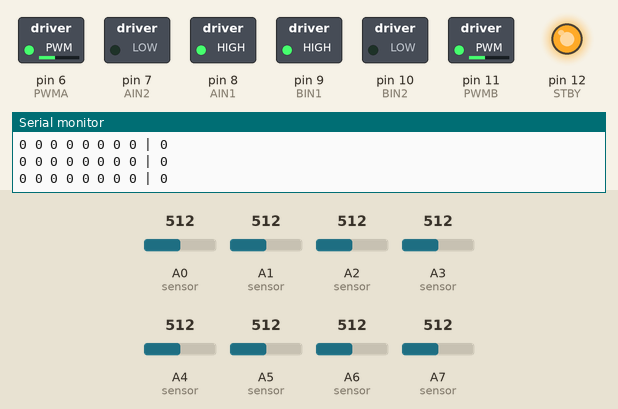
A sketch run on a simulated Arduino Nano, built with avr-gcc and run on an emulated ATmega328P. Parts: switched loads named in the sketch (green lamp = pin HIGH), output pins drawn as LEDs (lit = HIGH), the last lines printed to the serial monitor. The inputs (shaded band) are chosen by the test bench; at power-on: A0 (sensor) = 512, A2 (sensor) = 512, A1 (sensor) = 512, A3 (sensor) = 512, A4 (sensor) = 512, A5 (sensor) = 512, A6 (sensor) = 512, A7 (sensor) = 512.

Above: at 1.2 s.
1.3 s: A0 (sensor) set to 992
2.8 s: A0 (sensor) set to 1017
At 3.2 s:
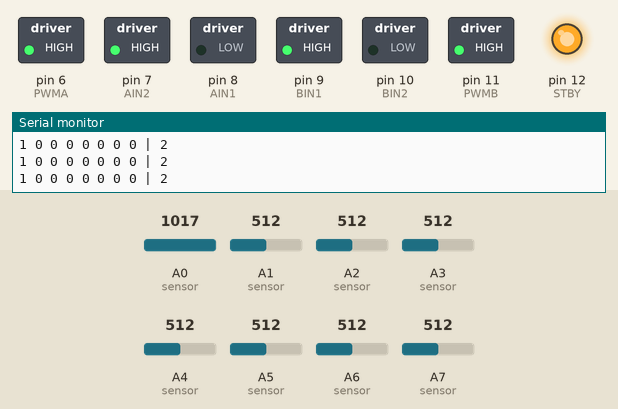
4.3 s: A2 (sensor) set to 984
5.8 s: A2 (sensor) set to 1009
At 6.7 s:
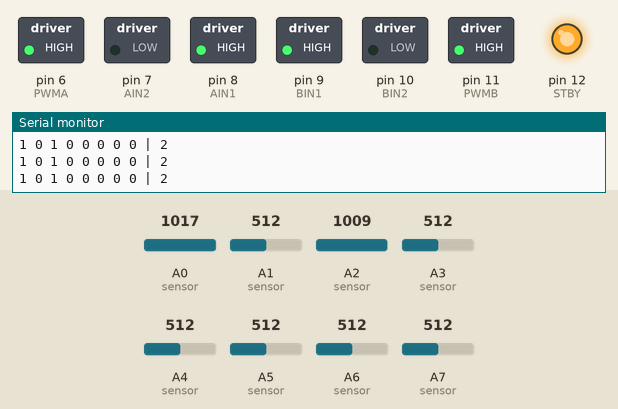
7.3 s: A2 (sensor) set to 992
At 7.8 s:
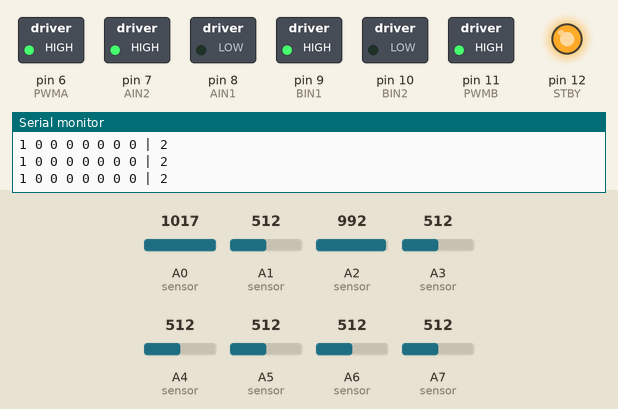
8.8 s: A0 (sensor) set to 990
At 10.2 s:
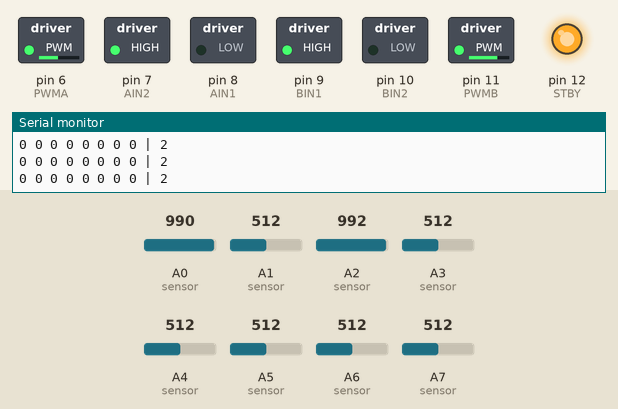
Timing chart, 0 to 11.3 s (numbered marks = the images above; inputs shaded):
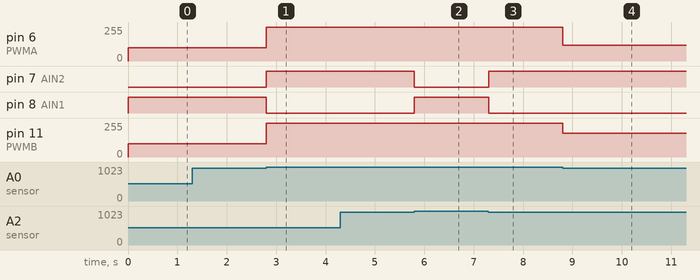

Measured:
- the behaviour switches between 1000 and 1001 on A0 (sensor) (found by bisection; images 0 and 1)
- the behaviour switches between 1000 and 1001 on A2 (sensor) (found by bisection; images 1 and 2)
- after the input at 2.8 s, pin 6 (PWMA), pin 11 (PWMB): 100/255 → 255/255 at once; pin 7 (AIN2): LOW → HIGH at once; pin 8 (AIN1): HIGH → LOW at once
- after the input at 5.8 s, pin 7 (AIN2): HIGH → LOW at once; pin 8 (AIN1): LOW → HIGH at once
- after the input at 7.3 s, pin 7 (AIN2): LOW → HIGH at once; pin 8 (AIN1): HIGH → LOW at once
- after the input at 8.8 s, pin 6 (PWMA): 255/255 → 120/255 at once; pin 11 (PWMB): 255/255 → 180/255 at once

The sketch:

line-following-robot.ino
```cpp
// Line Following Robot

int THRESHOLD = 1000;
int SPEED = 140;

int counter = 0;
int memory = 0;

// Motors
const int AIN1 = 8;  // Motor A
const int AIN2 = 7;  // Motor A
const int PWMA = 6;  // PWM Motor A
const int BIN1 = 9;  // Motor B
const int BIN2 = 10; // Motor B
const int PWMB = 11; // PWM Motor B
const int STBY = 12; // Standby

// Debounce
byte stableReading = 0;
byte previewReading = 0;
int filterCounter = 0;
const int FILTER_THRESHOLD = 3;


// Setup
void setup() {
  Serial.begin(9600);

  pinMode(AIN1, OUTPUT);    // AIN1
  pinMode(AIN2, OUTPUT);    // AIN2
  pinMode(PWMA, OUTPUT);    // PWMA
  pinMode(BIN1, OUTPUT);    // BIN1
  pinMode(BIN2, OUTPUT);    // BIN2
  pinMode(PWMB, OUTPUT);    // PWMB
  pinMode(STBY, OUTPUT);    // STBY

  digitalWrite(STBY, HIGH); // STBY

  moveMotor(0, 0);
}


// Function
void moveMotor(int speedLeft, int speedRight) { // From -255 to 255
  motorController(speedLeft, AIN1, AIN2, PWMA);
  motorController(speedRight, BIN1, BIN2, PWMB);
}

void motorController(int speed, int in1, int in2, int pwm) {

  if (speed == 0) {
    digitalWrite(in1, HIGH);
    digitalWrite(in2, HIGH);
    analogWrite(pwm, 0);
    return;
  }

  // Forward
  if (speed > 0) {
    digitalWrite(in1, HIGH);
    digitalWrite(in2, LOW);
    analogWrite(pwm, constrain(speed, 0, 255));
  } else {
    digitalWrite(in1, LOW);
    digitalWrite(in2, HIGH);
    analogWrite(pwm, constrain(abs(speed), 0, 255));
  }
}

void sensor() {

  byte currentReading = 0;

  if (analogRead(A0) > THRESHOLD) currentReading |= (1 << 7); // Left
  if (analogRead(A1) > THRESHOLD) currentReading |= (1 << 6);
  if (analogRead(A2) > THRESHOLD) currentReading |= (1 << 5);
  if (analogRead(A3) > THRESHOLD) currentReading |= (1 << 4); // Center Left
  if (analogRead(A4) > THRESHOLD) currentReading |= (1 << 3); // Center Right
  if (analogRead(A5) > THRESHOLD) currentReading |= (1 << 2);
  if (analogRead(A6) > THRESHOLD) currentReading |= (1 << 1);
  if (analogRead(A7) > THRESHOLD) currentReading |= (1 << 0); // Right

  // Debounce filter
  if (currentReading == previewReading) {
    filterCounter++;
    if (filterCounter >= FILTER_THRESHOLD) stableReading = currentReading;
  } else {
    filterCounter = 0;
    previewReading = currentReading;
  }

  stableReading = currentReading;

  switch (stableReading) {

    // Center
    case 0b00011000:
    case 0b00010000:
    case 0b00001000:
      moveMotor(255, 255);
    break;

    // Right
    case 0b00001100:
      // memory = 1; moveMotor(255, 140);
      memory = 1; moveMotor(255, 0);
    break;

    case 0b00000110:
    case 0b00000100:
      // memory = 1; moveMotor(255, 40);
      memory = 1; moveMotor(255, 0);
    break;

    case 0b00000011:
    case 0b00000001:
      // memory = 1; moveMotor(200, -100);
      memory = 1; moveMotor(255, -255);
    break;

    // Left
    case 0b00110000:
      // memory = 2; moveMotor(140, 255);
      memory = 2; moveMotor(0, 255);
    break;

    case 0b01100000:
    case 0b01000000:
      // memory = 2; moveMotor(40, 255);
      memory = 2; moveMotor(0, 255);
    break;

    case 0b11000000:
    case 0b10000000:
      // memory = 2; moveMotor(-100, 200);
      memory = 2; moveMotor(-255, 255);
    break;


    // Stop
    case 0b11111111:
      // moveMotor(0, 0);
      moveMotor(255, 255);
    break;

    // Flip-Flop
    case 0b00000000:
      if (memory == 1) moveMotor(180, -120);
      else if (memory == 2) moveMotor(-120, 180);
      else moveMotor(100, 100);
    break;

    // Default
    default:
      // moveMotor(120, 120);
      moveMotor(255, 255);
    break;
  }
}

void drawSensor() {
  counter++;
  if (counter >= 150) {
    // Serial.print(analogRead(A0)); Serial.print(" ");
    // Serial.print(analogRead(A1)); Serial.print(" ");
    // Serial.print(analogRead(A2)); Serial.print(" ");
    // Serial.print(analogRead(A3)); Serial.print(" ");
    // Serial.print(analogRead(A4)); Serial.print(" ");
    // Serial.print(analogRead(A5)); Serial.print(" ");
    // Serial.print(analogRead(A6)); Serial.print(" ");
    // Serial.print(analogRead(A7)); Serial.print(" | ");
    // Serial.println(memory);

    Serial.print(analogRead(A0) > THRESHOLD); Serial.print(" ");
    Serial.print(analogRead(A1) > THRESHOLD); Serial.print(" ");
    Serial.print(analogRead(A2) > THRESHOLD); Serial.print(" ");
    Serial.print(analogRead(A3) > THRESHOLD); Serial.print(" ");
    Serial.print(analogRead(A4) > THRESHOLD); Serial.print(" ");
    Serial.print(analogRead(A5) > THRESHOLD); Serial.print(" ");
    Serial.print(analogRead(A6) > THRESHOLD); Serial.print(" ");
    Serial.print(analogRead(A7) > THRESHOLD); Serial.print(" | ");
    Serial.println(memory);
    counter = 0;
  }
}

// Loop
void loop() {

  sensor();
  drawSensor(); // Debug
}
```
